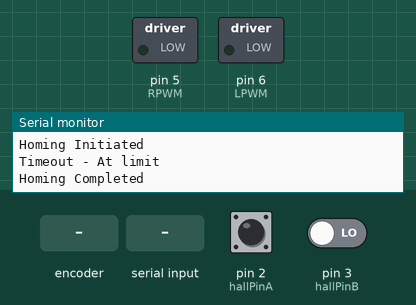
Bench run of a sketch on a simulated Arduino Uno, built with avr-gcc and run on an emulated ATmega328P. Parts: switched loads named in the sketch (green lamp = pin HIGH), the last lines printed to the serial monitor. Inputs (shaded band) come from the test bench; at power-on: pin 2 (hallPinA) HIGH, pin 3 (hallPinB) LOW.

Above: at 2.7 s.
2.8 s: rotary encoder on pin 2 (hallPinA) / pin 3 (hallPinB) turned 2 steps (second pin leading)
At 4.3 s:
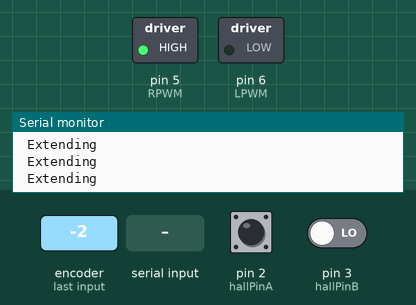
5.1 s: "30,150\n" received over Serial
At 5.7 s:
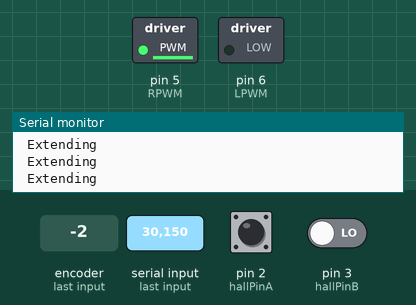
6.7 s: "90,45\n" received over Serial
At 7.3 s:
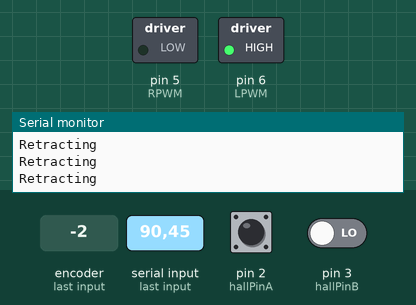
8.3 s: "5\n" received over Serial
At 9.4 s:
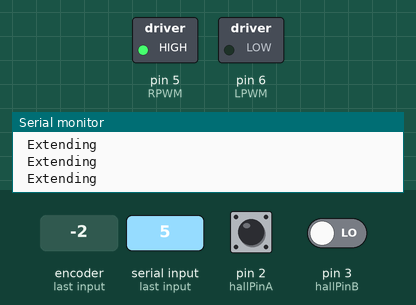
9.8 s: "200\n" received over Serial
At 10.8 s:
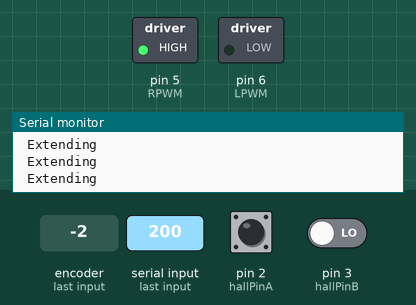
12.8 s: rotary encoder on pin 2 (hallPinA) / pin 3 (hallPinB) turned 1 step (first pin leading)
Timing chart, 0 to 15.8 s (numbered marks = the images above; inputs shaded):
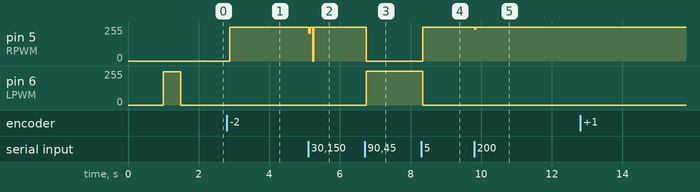

Measured:
- after the input at 2.8 s, pin 5 (RPWM): 0/255 → 255/255 after 0.08 s
- after the input at 5.1 s, pin 5 (RPWM): 255/255 → 254/255 after 0.12 s
- after the input at 6.7 s, pin 5 (RPWM): 254/255 → 0/255 at once; pin 6 (LPWM): 0/255 → 255/255 after 0.05 s
- after the input at 8.3 s, pin 5 (RPWM): 0/255 → 255/255 at once; pin 6 (LPWM): 255/255 → 0/255 at once
- after the input at 9.8 s, pin 5 (RPWM): 255/255 → 240/255 at once, → 255/255 0.04 s later

The sketch:

code.ino
```cpp
// setup- assume the ren and len pins have been connected to 5v
long steps = 0;   // Pulses from Hall Effect sensors
const int hallPinA = 2;
const int hallPinB = 3;
const int RPWM = 5;  // Forward PWM
const int LPWM = 6;  // Reverse PWM

// Motor Function Variables
int targetNumber;
float cm;
int currentPosition;
int lastPosition=0;
bool active = true; //change
bool EOSFlag = false;

int maxStroke;
int minStroke = 0;

// Variables for Debounce
const unsigned long motionTimeout = 500;  // Adjust this value based on your requirements (in milliseconds)
const unsigned long CALIBRATION_TIMEOUT=3000; // Adjust this value based on your requirements (in milliseconds)
unsigned long lastMotionTime = millis();

void setup() {
  pinMode(hallPinA, INPUT);
  pinMode(hallPinB, INPUT);

  pinMode(RPWM, OUTPUT);
  pinMode(LPWM, OUTPUT);


  attachInterrupt(digitalPinToInterrupt(hallPinA), countSteps, RISING);

  Serial.begin(9600);

  // Example: run forward at low speed
  delay(1000);
  Serial.println("done setting up");
  homingRoutine();
  // calibrateActuator();
}

//Home the linear actuator to fill retraction
void homingRoutine() {
  active=true;
  Serial.println("Homing Initiated");
  analogWrite(RPWM, 0);
  analogWrite(LPWM, 250);
  lastMotionTime = millis();      // <-- reset here after motor starts
  lastPosition = currentPosition; // <-- so motion detection starts fresh
  while (!EOSFlag) {
    isEndOfStroke();
    // Move actuator to full retraction
  }
  stopMotor();
  minStroke = 0;
  steps = 0;
  currentPosition = 0;
  Serial.println("Homing Completed");
  delay(50);
}

void stopMotor() {
  if (active) {
    active = false;
    analogWrite(LPWM, 0); // 0-255 PWM
    analogWrite(RPWM, 0);  // reverse off
  }
}

//check if reached end of stroke
bool isEndOfStroke() {
  // Check if there is motion (changes in the pulse count)
  if (active && (currentPosition != lastPosition)) {
    lastMotionTime = millis();  // Update the time of the last motion
    lastPosition = currentPosition;
    EOSFlag=false;
  }

  // Check if there is no motion for the specified timeout
  if (active && ((millis() - lastMotionTime) > motionTimeout)){
    if(EOSFlag!=true) {
      Serial.print("Timeout - ");
      Serial.println("At limit");
      EOSFlag=true;
    }
    stopMotor();
    return true;
  }
  return false;
}

//calibrate what the longest position is
void calibrateActuator() {
  Serial.println("Calibration Initiated");
  active = true;
  lastMotionTime=millis();
  EOSFlag = false;                // reset end flag
  lastMotionTime = millis();      // ensure timeout timer is fresh
  lastPosition = currentPosition; // so motion detection works

  // Move actuator to full extension
  analogWrite(LPWM, 0);
  analogWrite(RPWM, 250);

  // Wait until the end of stroke is reached during calibration
  while (!isEndOfStroke()) {
    // Add a timeout condition to avoid infinite loop
    if (millis() - lastMotionTime > motionTimeout) {
      Serial.println("Calibration Timeout");
        break;
    }
  }
  stopMotor();
  maxStroke=currentPosition;
  // Print the calibration results
  Serial.print("Calibration Complete. Minimum Stroke: ");
  Serial.print(minStroke);
  Serial.print(" Maximum Stroke: ");
  Serial.println(maxStroke);
  targetNumber=maxStroke;
}

void loop() {
  if (!active && Serial.available() > 0) {
    String serialInput = Serial.readStringUntil('\n');
    Serial.print("Received: ");
    Serial.println(serialInput);
    if (serialInput.length() > 0) {
        cm = serialInput.toFloat();
        targetNumber = round(cm*411);
        //percent = serialInput.toInt();
        //targetNumber = map(percent, 0, 100, minStroke, maxStroke);

    /*If the above line is active, you will input a value between 0-100,
      The program will use this input as a % of stroke.*/

        Serial.print("Target number: ");
        Serial.println(targetNumber);
        EOSFlag = false;
      }
      // Clear the serial buffer
      while (Serial.available()) {
        Serial.read();
      }
    }
  if (targetNumber != currentPosition) {
    active = true;
    movement();
  }
  if (active && targetNumber == currentPosition) {
   stopMotor();
   Serial.println("Target Met");
   delay(500);
   if (currentPosition + 100 > targetNumber && currentPosition - 100 < targetNumber){
      Serial.println("OKAY!!!!");
      targetNumber = currentPosition;
    }
  }
}

void movement() {
  if (targetNumber > currentPosition) {
    analogWrite(LPWM, 0);
    analogWrite(RPWM, 255);
    Serial.println(" Extending");
  } else if (targetNumber < currentPosition) {
    analogWrite(LPWM, 255);
    analogWrite(RPWM, 0);
    Serial.println("Retracting");
  } else if (targetNumber == currentPosition) {
    stopMotor();
    delay(100);
    return;
  }
  if (isEndOfStroke()) {
  return;  // Skip further movement actions
  }
}

void countSteps() {
  bool A = digitalRead(hallPinA);
  bool B = digitalRead(hallPinB);


  if (A != B) {
    steps++;
  } else {
    steps--;
  }
  currentPosition = steps;
}
```
